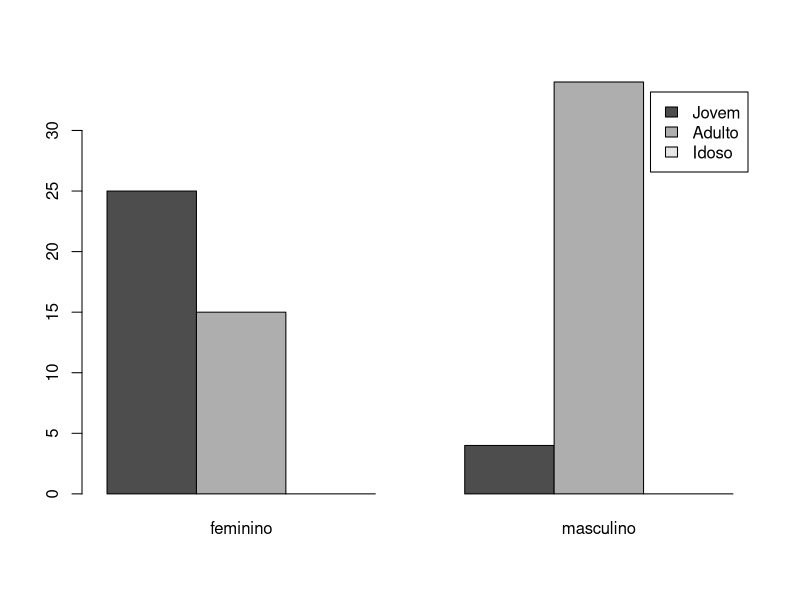
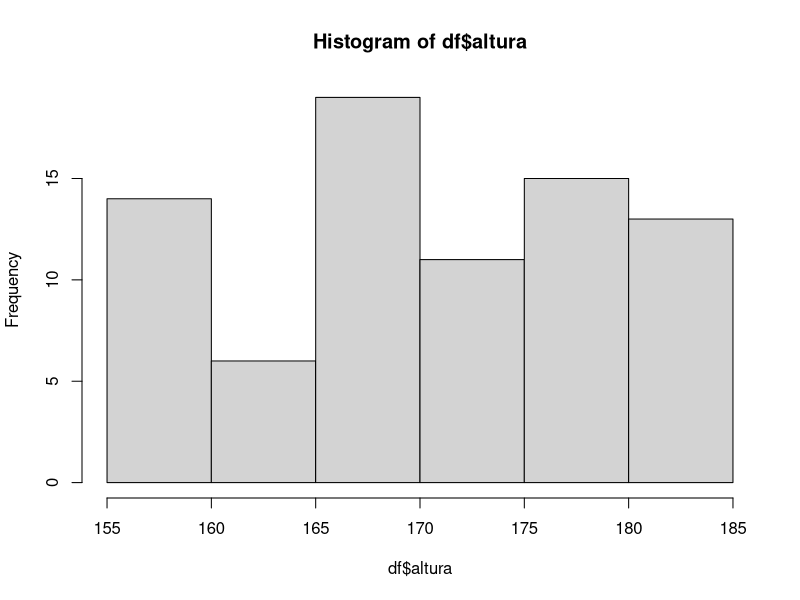
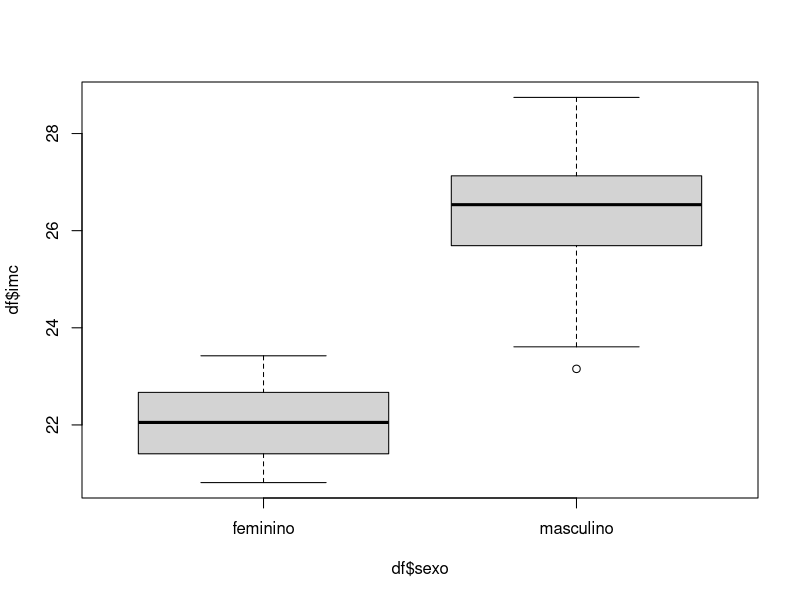
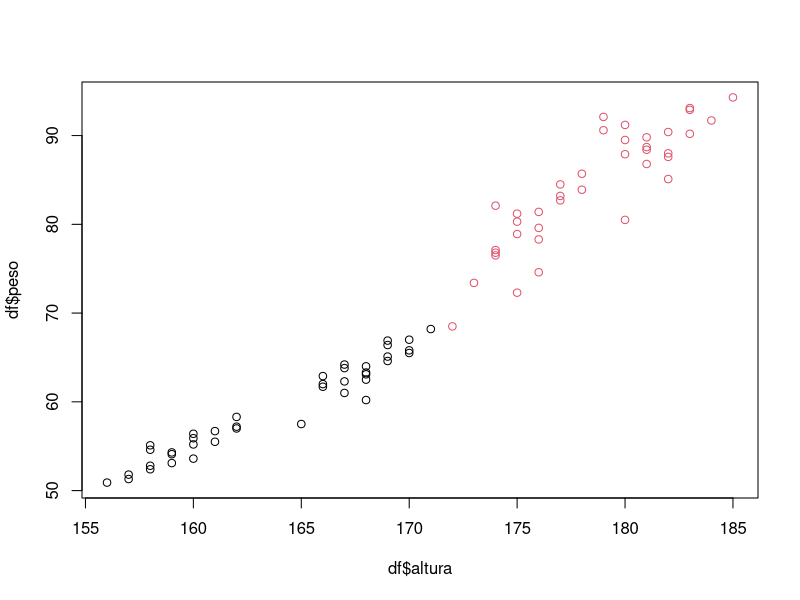

Source code (R) for these figures, in order:
# Script da aula 7 - 06/04 para praticar uso de brnaches no Git e GitHub

# Leitura e manipulação dos dados ------------------------------------

df <- read.csv("dados-aula-7-limpos.csv", header=TRUE, sep=",")
str(df)
head(df)
summary(df)

df$imc <- df$peso / ((df$altura/100)^2)

df$faixa_etaria <- cut(df$idade,
                       breaks=c(0, 30, 60, 100),
                       labels=c("Jovem", "Adulto", "Idoso"),
                       right=FALSE)

# Distribuições de frequência e gráficos -----------------------------

table(df$sexo)
barplot(table(df$faixa_etaria, df$sexo), beside=TRUE, legend=TRUE)
hist(df$altura)
boxplot(df$imc ~ df$sexo)
plot(df$altura, df$peso, col=factor(df$sexo))

# Medidas descritivas ------------------------------------------------

analise_quantitativa <- function(x) c("Mínimo"=min(x),
                                      "Máximo"=max(x),
                                      "Mediana"=median(x),
                                      "Média"=mean(x),
                                      "Desvio"=sd(x))
desc_idade <- analise_quantitativa(df$idade)
desc_altura <- analise_quantitativa(df$altura)
desc_peso <- analise_quantitativa(df$peso)
desc_imc <- analise_quantitativa(df$imc)
